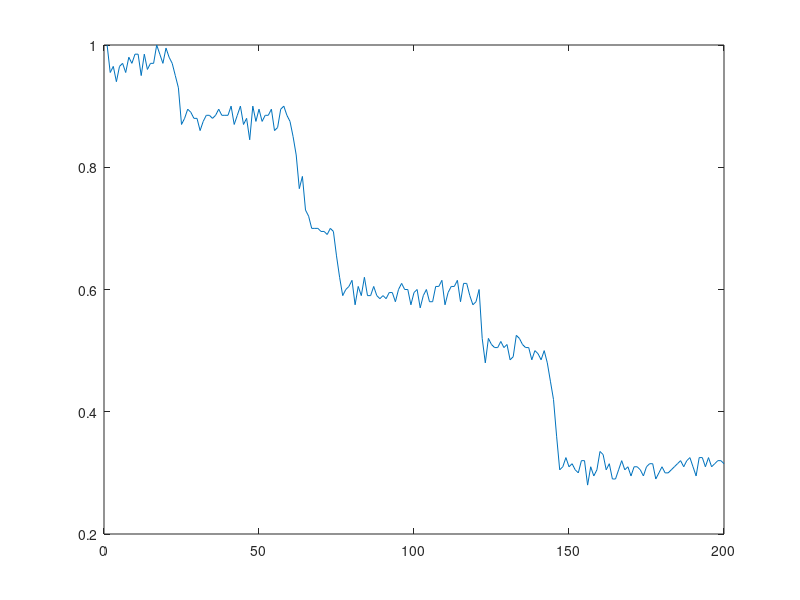

MATLAB code for this plot:
%
function fitness = evolution
    % Check parameters.
    if (num_games ~= games_per_gene*number_of_genes)
        display('Error: Number of Games not equal to number of games encoded in genes.')
    end
    
    % Set first generation to have Always Swerve strategy.
    population = ones(population_size, num_games);
    
    % Set up some vectors to store data to plot later on.
    t=1:generations;
    average_fitness=[];
    average_swervyness=[];
    
    for i=1:generations
        fitness=zeros(population_size,1);
        % All the chickens play each other at the Game of Chicken, and
        % their score is added to their too fitness.
        for j=1:population_size
            for k=1:j-1
                score=chicken(population(j,:),population(k,:));
                fitness(j)=fitness(j)+score(1);
                fitness(k)=fitness(k)+score(2);
            end
        end
        % Add some stats about our population
        average_fitness=[average_fitness,sum(fitness)/population_size];
        average_swervyness=[average_swervyness,sum(sum(population))/(population_size*num_games)];
        % Sort the fitness of the chickens, with an index to keep track of
        % which chicken has which fitness.
        ordered_fitness=sortrows([fitness,transpose(1:population_size)]);
        % The best chickens get added to a list that will be used to make
        % the next generation of chickens.
        breeders = [];
        for j=1:breeding_size
            breeders=[breeders;population(ordered_fitness(j,2),:)];
        end
        
        %Now we just breed the chickens to get the next generation.
        population = next_generation(breeders);
    end
    % Plot/Return whatever data we are interested in here.
    plot(t, average_swervyness)
    fitness = average_fitness;
end

function score = chicken(player1, player2)
    score1 = 0;
    score2 = 0;
    i = 1;
    while(i <= num_games)
        if (player1(i)==swerve && player2(i)==drive)
            score1 = score1 - 1;
            score2 = score2 + 1;
        end
        if (player2(i)==swerve && player1(i)==drive)
            score2 = score2 - 1;
            score1 = score1 + 1;
        end
        if (player1(i)==drive && player2(i)==drive)
            score1 = score1 - 10;
            score2 = score2 - 10;
        end
        i = i + 1;
    end
    score=[score1,score2];
end

function population = next_generation(breeders)
   population = [];
   for i = 1:population_size
       % Select a random chicken for the first parent.
       parent1 = randi(10);
       % If the first parent is the best chicken, we select another chicken
       % at random to be parent 2. 
       % If not, we select another chicken that scored better to be parent
       % 2. This way, the higher scoring chicken are more likely to breed
       % more often.
       if (parent1 == 1)
           parent2 = randi(9)+1;
       else
           parent2 = randi(parent1 - 1);
       end
       % Breed the two chickens, and add the child to the new population.
       population = [population; make_child(breeders(parent1,:),breeders(parent2,:))];
   end
end

function child = make_child(parent1, parent2)
    child = [];
    for i = 1:number_of_genes
        % Pick which parent the child will inherit this gene from.
        gene_selection = randi(2);
        % If is_mutated is small enough, the gene will be mutated, and
        % will be completely random.
        is_mutated = rand;
        gene=[];
        if (gene_selection == 1)
            gene=[gene, parent1(games_per_gene*(i-1)+1:games_per_gene*i)];
        else
            gene=[gene, parent2(games_per_gene*(i-1)+1:games_per_gene*i)];
        end
        if (is_mutated <= mutation_rate)
            gene = randi(2,1,games_per_gene)-1;
        end
        child=[child,gene];
    end
end

% Some adjustable parameters are below

function n = num_games
    n=10;
end

function m = mutation_rate
    m=0.05;
end

function p = population_size
    p = 20;
end

function b = breeding_size
    b = 10;
end

function g = games_per_gene
    g = 2;
end

function n = number_of_genes
    n = 5;
end

function g = generations
    g = 200;
end

%Don't change swerve and drive. They are just to make the code slightly
%more readable.

function s = swerve
    s = 1;
end

function d = drive
    d = 0;
end